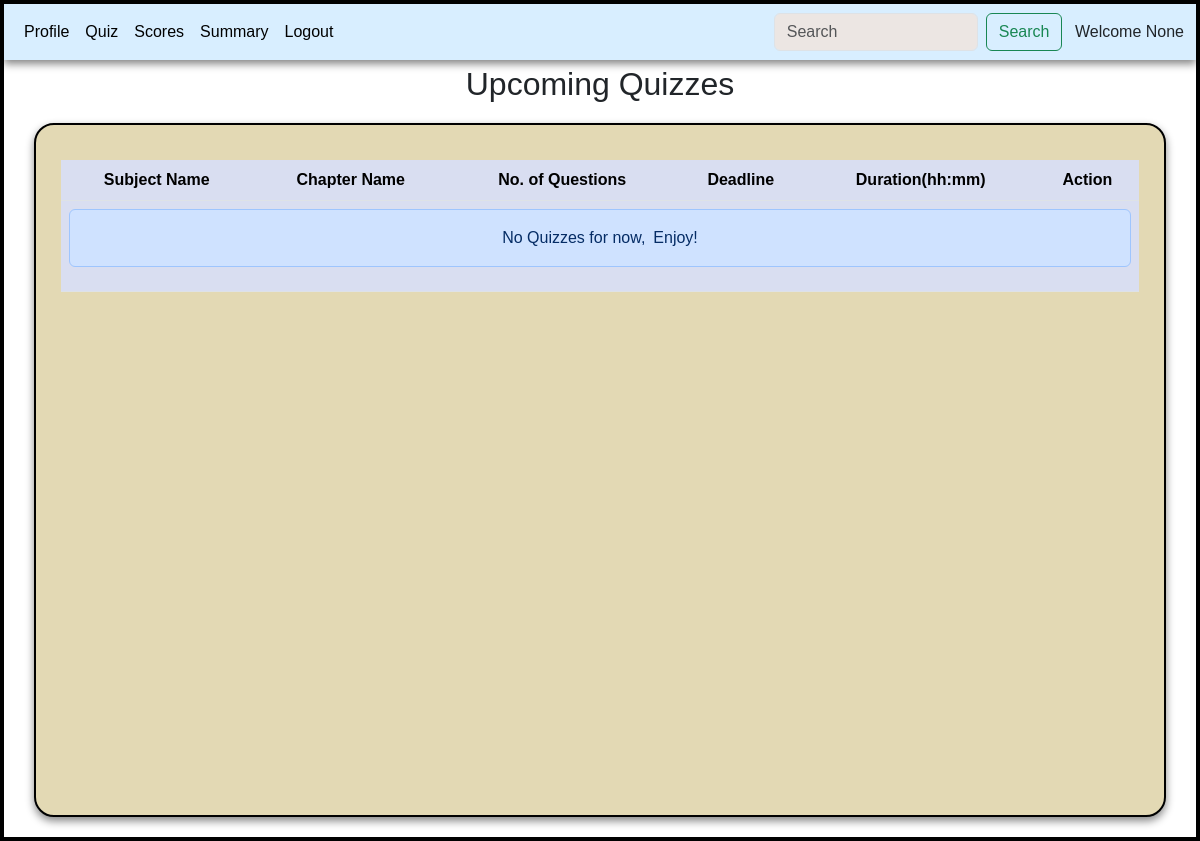
/user_dashboard, run on an earlier commit of the app's database.
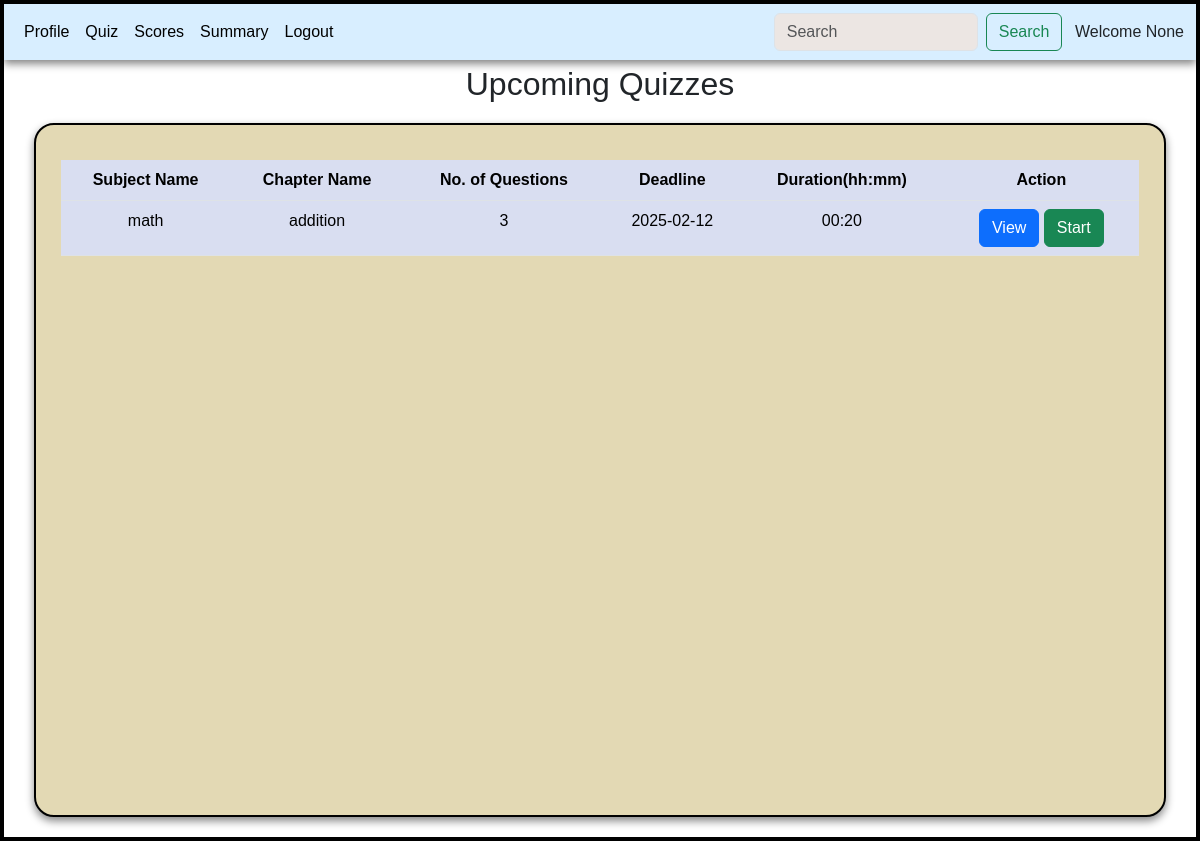
And on a later commit of the database.
### controllers/models.py (models this page shows)
class Quiz(db.Model):
    id = db.Column(db.Integer, primary_key=True)
    chapter_id = db.Column(db.Integer, db.ForeignKey('chapter.id'), nullable=False)
    date = db.Column(db.Date(), nullable=False)
    time = db.Column(db.String(10), nullable=False)
    status = db.Column(db.String())
    questions = db.relationship('Question', backref='quiz')

class Subject(db.Model):
    id = db.Column(db.Integer(), primary_key=True)
    name = db.Column(db.String(), nullable=False, unique=True)
    description = db.Column(db.String(), nullable=True)
    chapters = db.relationship('Chapter', backref='subject')

class Chapter(db.Model):
    id = db.Column(db.Integer, primary_key=True)
    subject_id = db.Column(db.Integer, db.ForeignKey('subject.id'), nullable=False)
    name = db.Column(db.String(), nullable=False)
    description = db.Column(db.String(), nullable=True)
    quizzes = db.relationship('Quiz', backref='chapter')

### controllers/main.py (the view, shortened to what this page needs)
@app.route('/user_dashboard')
def user_dashboard():
    u_name = request.args.get('u_name')
    if 'quiz_date' in request.args:
        quiz_date = request.args.get('quiz_date')
        dts = quiz_date.split(',')
        quizzes = Quiz.query.filter(Quiz.date.in_(dts), Quiz.status == 'active').all()
        return render_template('user_dashboard.html',quizzes=quizzes,u_name=u_name)
    quizzes = Quiz.query.filter(Quiz.date >= date.today(), Quiz.status=='active').all()
    if 'msg' in request.args:
        emsg = request.args.get('msg')
        return render_template('user_dashboard.html',quizzes=quizzes,u_name=u_name,msg=emsg)
    return render_template('user_dashboard.html',quizzes=quizzes,u_name=u_name)

### templates/user_dashboard.html (shortened to what the changed rows need)
<!DOCTYPE html>
<html lang="en">
<head>
    <link rel="stylesheet" href="/static/style.css">
    <link href="https://cdn.jsdelivr.net/npm/bootstrap@5.3.3/dist/css/bootstrap.min.css" rel="stylesheet">
</head>
<body>
    <div id="main">
        <div id="canvas">
              <h2 style="text-align: center;margin-top: 5px;">Upcoming Quizzes</h2>
              <div class="table-div" id="canvas">
                <table class="table table-hover" id="table-body">
                  <thead>
                    <tr>
                      <th scope="col">Subject Name</th>
                      <th scope ="col">Chapter Name</th>
                      <th scope="col">No. of Questions</th>
                      <th scope="col">Deadline</th>
                      <th scope="col">Duration(hh:mm)</th>
                      <th scope="col">Action</th>
                    </tr>
                  </thead>
                  <tbody>
                    {% if quizzes %}
                      {% for quiz in quizzes %}
                        {% if quiz.questions|length > 0 %}
                          <tr>
                            <td>{{ quiz.chapter.subject.name }}</td>
                            <td>{{ quiz.chapter.name }}</td>
                            <td>{{ quiz.questions|length }}</td>
                            <td>{{ quiz.date }}</td>
                            <td>{{ quiz.time }}</td>
                            <td>
                              <a href='/view/{{ quiz.id }}/{{ u_name }}' class="btn btn-primary">View</a>
                              <a href='/start_quiz/{{ quiz.id }}/{{ u_name }}' class="btn btn-success">Start</a>
                            </td>
                          </tr>
                        {% endif %}
                      {% endfor %}
                    {% else %}
                      {% if msg %}
                        <tr>
                          <td colspan="6">
                            <div class="alert alert-danger text-center">
                              {{ msg }}
                            </div>
                          </td>
                        </tr>
                      {% else %}
                        <tr>
                          <td colspan="6">
                            <div class="alert alert-primary text-center">No Quizzes for now,&ensp;Enjoy!</div>
                          </td>
                        </tr>
                      {% endif %}
                    {% endif %}
                  </tbody>
                </table>
              </div>
        </div>
    </div>
</body>
</html>

What changed in the data, as far as the page shows it:
now on this page (row edited): Quiz: chapter.subject.name "math", chapter.name "addition", questions|length "3", date "2025-02-12", time "00:20"
Also different on the page:
text no longer shown: "No Quizzes for now, Enjoy!"
